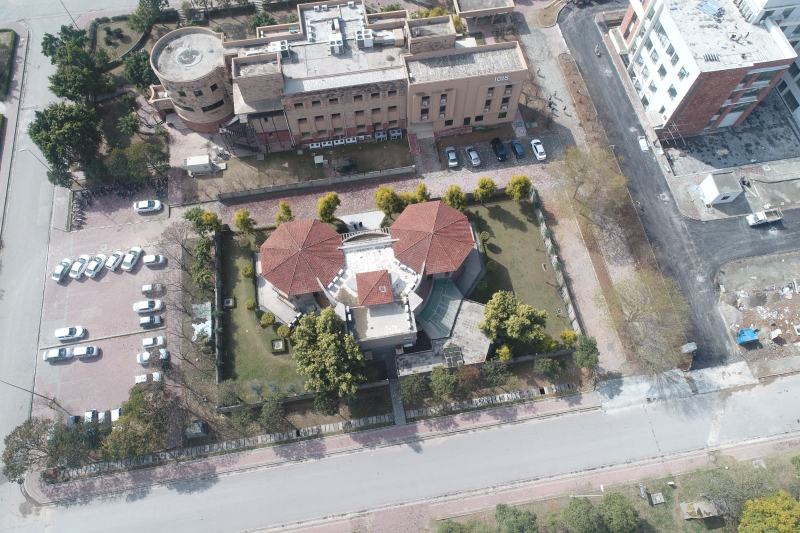
#> input picture desktop/images/sample.jpg, 1600 x 1066 px (shown at 1/2 size); the run also reads 1 picture not shown here
$ python -i generate_fixtures.py   (imports and definitions only)   (older library calls are emulated)
#> lines starting #> are read from the running program, lines starting #| are printed output that depends on the picture
"""Generate golden fixtures from the DESKTOP code (Provenance script).

This script is NOT collected by pytest and MUST NOT be imported by tests.
It is kept so the fixtures can be regenerated and audited.

How to run (from the repository root, with a throwaway venv that has the
desktop pins installed and PyQt5 importable):

    cd desktop
    LD_LIBRARY_PATH=/path/to/glstub QT_QPA_PLATFORM=offscreen \
        /path/to/fixvenv/bin/python ../api/tests/fixtures/generate_fixtures.py

Everything it writes goes to api/tests/fixtures/ (never under desktop/).

K-Means note: torch is not installable in the sandbox where these fixtures
were produced, so the K-Means fixture was generated with a deliberately naive
reference implementation of backend_py.run_kmeans (same LUT/centroid-update/
convergence semantics, independent code path). It is marked
"reference-implementation" in expected_values.json.
"""

from __future__ import annotations

import json
import shutil
import sys
from pathlib import Path

import cv2
import numpy as np

# --- locate repo layout -----------------------------------------------------
FIXTURES = Path(__file__).resolve().parent
REPO_ROOT = FIXTURES.parent.parent.parent  # api/tests/fixtures -> repo root
DESKTOP = REPO_ROOT / "desktop"
sys.path.insert(0, str(DESKTOP))
sys.path.insert(0, str(DESKTOP / "frontend"))

from frontend import ui  # noqa: E402  (desktop canonical behavior)


def save_png(name: str, array: np.ndarray) -> None:
    path = FIXTURES / name
    if not cv2.imwrite(str(path), array):
        raise RuntimeError(f"failed to write {path}")


def save_npy(name: str, array: np.ndarray) -> None:
    np.save(FIXTURES / name, array)


def load_png(name: str) -> np.ndarray:
    return cv2.imread(str(FIXTURES / name), cv2.IMREAD_UNCHANGED)


# --- canonical desktop operations (replicated verbatim from ui.py) ----------

# [97 lines left out: functions ui_negative, ui_brightness, ui_mean_filter, ui_laplacian, reference_kmeans, not called in this run]


def main() -> None:
    expected: dict = {}

    # ---------------- input images ----------------
    sample = cv2.imread(str(DESKTOP / "images" / "sample.jpg"), cv2.IMREAD_COLOR)
#> sample is the input picture: shape (1066, 1600, 3); mean B, G, R 144.2, 145.9, 146.7
    if sample is None:
        raise SystemExit("could not read sample.jpg")
    # copy the JPEG bytes verbatim: re-encoding would be lossy and every
    # fixture computed from the original would stop matching the fixture copy
    shutil.copyfile(DESKTOP / "images" / "sample.jpg", FIXTURES / "sample.jpg")
    assert np.array_equal(sample, cv2.imread(str(FIXTURES / "sample.jpg"), cv2.IMREAD_COLOR))

    # small synthetic BGRA image with a gradient alpha channel
    h, w = 48, 64
#> h = 48; w = 64
    alpha = np.linspace(0, 255, w, dtype=np.uint8)[None, :].repeat(h, axis=0)
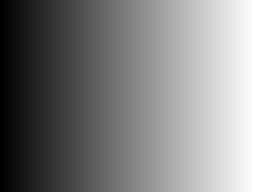
#> alpha: shape (48, 64) (shown 4 times larger); min 0, max 255, mean 127
    yy, xx = np.mgrid[0:h, 0:w]
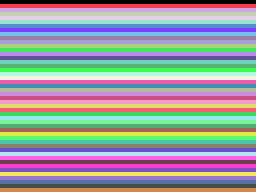
#> yy: shape (48, 64) int64 (shown 4 times larger); 48 distinct labels, from 0 to 47; one colour per label, 0 black
    synthetic = np.dstack(
        [
            ((xx * 4) % 256).astype(np.uint8),
            ((yy * 5) % 256).astype(np.uint8),
            (((xx + yy) * 3) % 256).astype(np.uint8),
            alpha,
        ]
    )
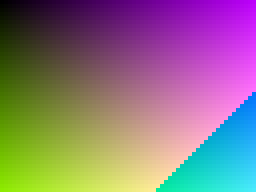
#> synthetic: shape (48, 64, 4) (shown 4 times larger); mean of channels 0, 1, 2, 3 126, 117.5, 137.9, 127; drawn as B, G, R
    save_png("alpha_synthetic.png", synthetic)

#> (the run stopped early here; a loop or call above may not have finished)
